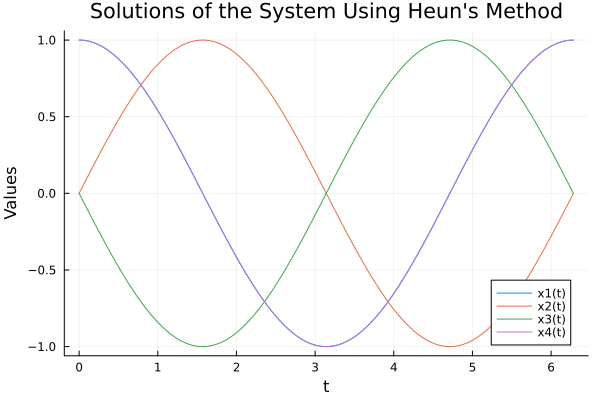

Source code (Julia):
using Plots

function system(t, X)
    x1, x2, x3, x4 = X
    dx1 = x3
    dx2 = x4
    dx3 = -x1 * (x1^2 + x2^2)^(-3/2)
    dx4 = -x2 * (x1^2 + x2^2)^(-3/2)
    return [dx1, dx2, dx3, dx4]
end

function heun_method(f, X0, steps, interval)
    h = (interval[2] - interval[1]) / steps
    t_values = range(interval[1], stop=interval[2], length=steps+1)
    results = zeros(length(X0), length(t_values))
    results[:, 1] = X0
    
    for i in 1:steps
        t0 = t_values[i]
        K1 = f(t0, results[:, i])
        K2 = f(t0 + h, results[:, i] + h * K1)
        results[:, i + 1] = results[:, i] + h/2 * (K1 + K2)
    end
    
    return t_values, results
end

initial_conditions = [1.0, 0.0, 0.0, 1.0]
steps = 1000
interval = (0.0, 2π)
t_values, results = heun_method(system, initial_conditions, steps, interval)

plot(t_values, results[1, :], label = "x1(t)", xlabel = "t", ylabel = "Values")
plot!(t_values, results[2, :], label = "x2(t)")
plot!(t_values, results[3, :], label = "x3(t)")
plot!(t_values, results[4, :], label = "x4(t)", title = "Solutions of the System Using Heun's Method")

savefig("Task1")